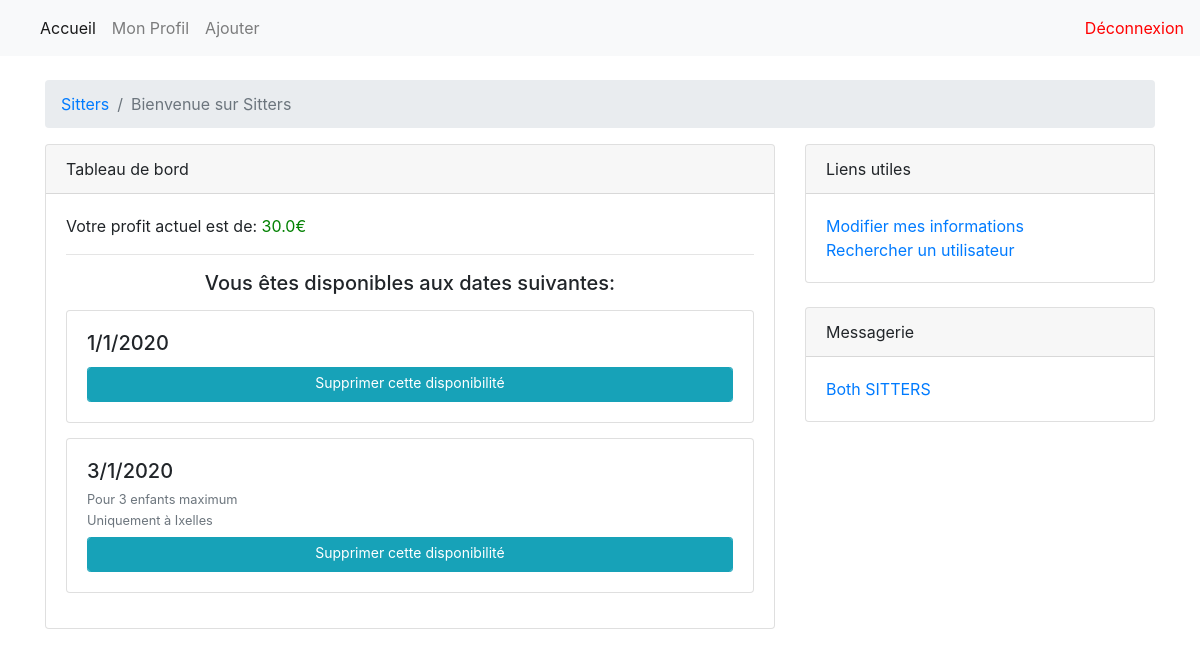
Screenshot of / (signed in) with the database file from the repository.
### Sitters/models.py (models this page shows, shortened)
class Disponibilities(models.Model):
    SitterId = models.IntegerField(null=True)
    Date = models.TextField(null=True)
    Duration = models.IntegerField(null=True)
    Reserved = models.BooleanField(default=False)
    By = models.IntegerField(null=True)
    Start = models.IntegerField(null=True)
    End = models.IntegerField(null=True)
    Price = models.FloatField(null=True)
    ChildMax = models.IntegerField(null=True)
    City = models.TextField(null=True)

class User(models.Model):
    Email = models.EmailField(max_length=50)
    Password = models.CharField(max_length=128)
    Firstname = models.CharField(max_length=30)
    Lastname = models.CharField(max_length=50)
    City = models.CharField(max_length=50)
    Street = models.CharField(max_length=30, null=True)
    Infos = models.TextField(null=True)
    Status = (
        ('Parent','Parent'),
        ('Sitter','Sitter'),
        ('Both','Both'),
        )
    Status = models.CharField(max_length=30, choices=Status)
    Price = models.FloatField(null=True)
    Age = models.IntegerField(null=True)
    Admin = models.BooleanField(default=False)
    Banned = models.BooleanField(default=False)

### Sitters/views.py (the view, shortened to what this page needs)
# urls.py: 2. Add a URL to urlpatterns:  url(r'^$', Home.as_view(), name='home')
def Home(request):
    if "User" in request.session:
        SessionUser = User.objects.filter(Email=request.session["User"])
        if SessionUser[0].Banned:
            return redirect('/Logout')
        Query = Disponibilities.objects.filter(SitterId=SessionUser[0].pk,Reserved=False).order_by('Date')
        Messages = Message.objects.filter(Target=SessionUser[0].pk)
        Chats = Chat.objects.filter(Sender=SessionUser[0].pk)|Chat.objects.filter(Receiver=SessionUser[0].pk)
        ChattingUsers = []
        for I in Chats:
            if I.Sender == SessionUser[0].pk:
                if I.Receiver not in ChattingUsers:
                    ChattingUsers.append(I.Receiver)
            else:
                if I.Sender not in ChattingUsers:
                    ChattingUsers.append(I.Sender)
        ChattingUsers = User.objects.filter(pk__in=ChattingUsers)
        if request.session["Status"] != "Parent":
            if request.session["Status"] == "Both":
                Favorites = Favorite.objects.filter(User=SessionUser[0].pk).exclude(FavoriteUser=SessionUser[0].pk)
                FavoriteUsers = []
                for Fav in Favorites:
                    FavoriteUsers.append(Fav.FavoriteUser)
                FavoriteDisponibilities = Disponibilities.objects.filter(SitterId__in=FavoriteUsers,Reserved=False).order_by('Date')
                for FavDispo in FavoriteDisponibilities:
                    setattr(FavDispo, 'UserId', User.objects.filter(pk=FavDispo.SitterId)[0].pk)
                    setattr(FavDispo, 'Name', User.objects.filter(pk=FavDispo.SitterId)[0].Firstname + " " + User.objects.filter(pk=FavDispo.SitterId)[0].Lastname)
                Variables = {"SessionUser": SessionUser[0], "Chats": ChattingUsers,"Profit": Profit(SessionUser[0].pk),"Disponibilities": Query, "Messages": Messages, "FavoriteDisponibilities": FavoriteDisponibilities}
                return render(request, "Home.html", Variables)
            else:
                Variables = {"SessionUser": SessionUser[0], "Chats": ChattingUsers, "Profit": Profit(SessionUser[0].pk), "Disponibilities": Query, "Messages": Messages}
                return render(request, "Home.html", Variables)
    else:
        return redirect("/Login")

### Sitters/views.py (called while the page is built)
def Profit(Id):
    Sitting = Disponibilities.objects.filter(SitterId=Id, Reserved=True)
    Reservations = Disponibilities.objects.filter(By=Id)
    Income = 0
    Outcome = 0
    if len(Sitting) > 0:
        for Sit in Sitting:
            Income += Sit.Price*Sit.Duration
    if len(Reservations) > 0:
        for Res in Reservations:
            Outcome += Res.Price*Res.Duration
    return Income - Outcome

### Sitters/templates/Home.html (shortened to what this page needs)
<!DOCTYPE html>
<html>
<head>
    <link rel="stylesheet" href="https://stackpath.bootstrapcdn.com/bootstrap/4.4.1/css/bootstrap.min.css">
</head>
<body>
<nav class="navbar navbar-expand-lg navbar-light bg-light">
  <div class="collapse navbar-collapse" id="navbarText">
    <ul class="navbar-nav mr-auto">
      <li class="nav-item active">
        <a class="nav-link" href="/">Accueil <span class="sr-only">(current)</span></a>
      </li>
      <li class="nav-item">
        <a class="nav-link" href="/Profile?Id={{SessionUser.pk}}">Mon Profil</a>
      </li>
      {% if SessionUser.Status != "Parent" %}
      <li class="nav-item">
        <a class="nav-link" href="/AddDisponibility">Ajouter</a>
      </li>
      {% endif %}
    </ul>
    <span class="navbar-text">
      <a href="/Logout" style="color: red; text-decoration: none;">Déconnexion</a>
    </span>
  </div>
</nav>
<br/>
<div class="container">
    <nav aria-label="breadcrumb">
	  <ol class="breadcrumb">
	    <li class="breadcrumb-item"><a href="#">Sitters</a></li>
	    <li class="breadcrumb-item active" aria-current="page">Bienvenue sur Sitters</li>
	  </ol>
	</nav>
	<div class="row">
	  <div class="col-sm-8">
	  	<div class="card">
		  <div class="card-header">
		     Tableau de bord
		  </div>
		  <div class="card-body">
		  {% if Profit >= 0 %}
		  	Votre profit actuel est de: <span style="color: green;">{{ Profit }}€</span>
		  {% else %}
		  	Votre dette actuelle est de: <span style="color: red;">{{ Profit }}€</span>
		  {% endif %}
		    {% if Disponibilities %}
		    <hr>
	    	<h5 style="margin-bottom: 15px; text-align: center;">Vous êtes disponibles aux dates suivantes:</h5>
		    {% for Item in Disponibilities %}
		    	<div class="card" style="width: 100%; margin-bottom:15px; ">
		    		<div class="card-body">
			    		<h5 class="card-title">{{ Item.Date }}</h5>
			    		{% if Item.ChildMax %}
				    		<h6 class="card-subtitle mb-2 text-muted"><small>Pour {{ Item.ChildMax }} enfants maximum</small></h6>
				    	{% endif %}
			    		{% if Item.City %}
				    		<h6 class="card-subtitle mb-2 text-muted"><small>Uniquement à {{ Item.City  }}</small></h6>
				    	{% endif %}
			    		<a href="/DeleteDisponibility?Id={{Item.pk}}" class="btn btn-info btn-sm form-control">Supprimer cette disponibilité</a>
		    		</div>
		    	</div>
		    {% endfor %}
	    {% endif %}
		  </div>
		</div>
	  </div>
	  <div class="col-sm-4">
	  	<div class="card">
		  <div class="card-header">
		    Liens utiles
		  </div>
		  <div class="card-body">
		  	{% if SessionUser.Status != "Parent" %}
		    	<a href="/SitterInfos">Modifier mes informations</a><br/>
		    {% endif %}
		    <a href="/Users">Rechercher un utilisateur</a><br/>
		  </div>
		</div>
		<br/>
		{% if Chats|length > 0 %}
		<div class="card">
		  <div class="card-header">
		    Messagerie
		  </div>
		  <div class="card-body">
		  	{% for Chat in Chats %}
	    		<a href="/Chat?User={{Chat.pk}}">{{ Chat.Firstname }} {{ Chat.Lastname }}</a><br/>
	    	{% endfor %}
		  </div>
		</div>
		{% endif %}
	  </div>
	</div>
</div>
</body>
</html>

### rows the page displays
Disponibilities: Date "1/1/2020"
Disponibilities: Date "3/1/2020", ChildMax "3", City "Ixelles"
User: Firstname "Both", Lastname "SITTERS"

### other values shown
{{ Profit }} "30.0"
